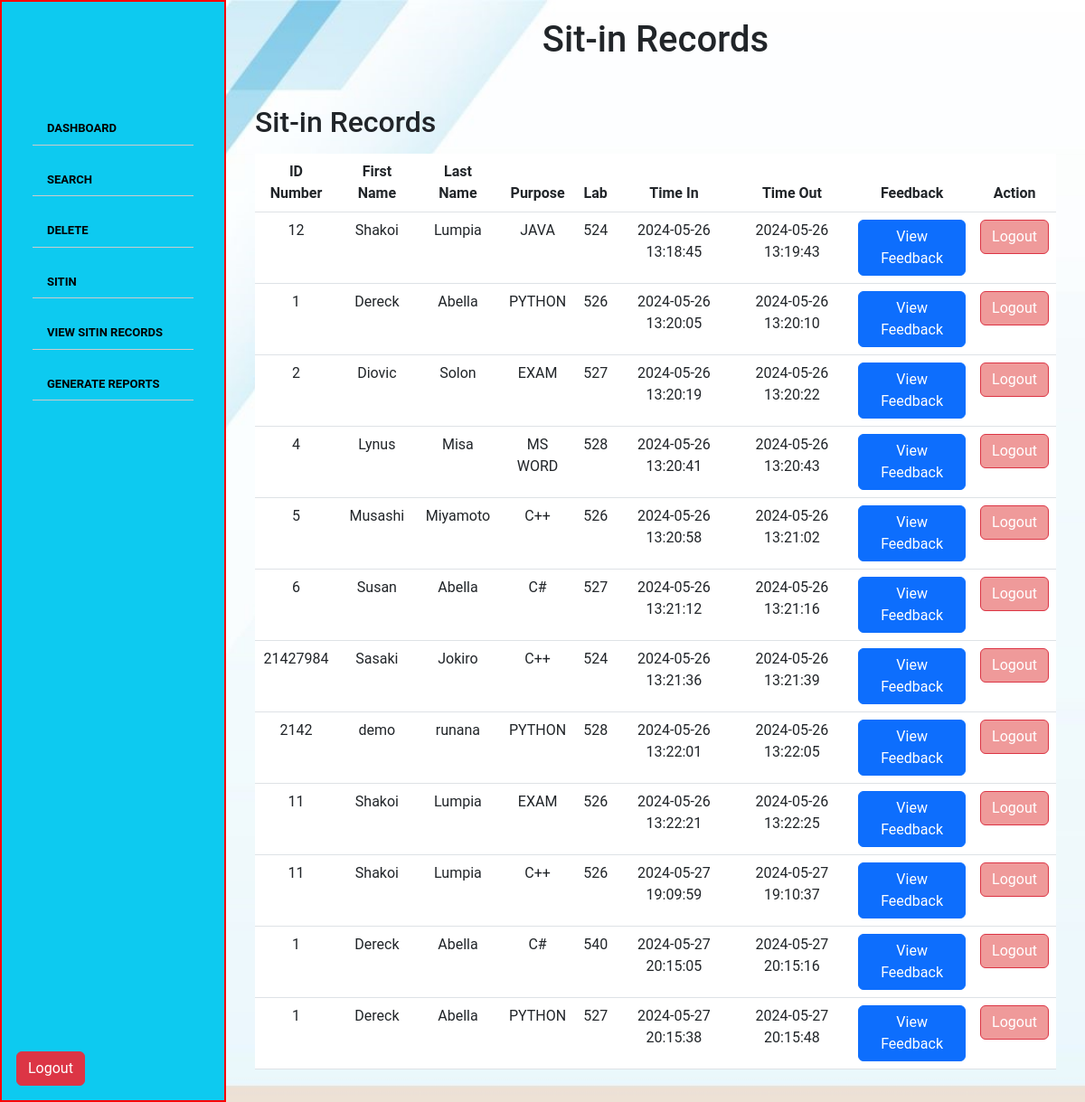
The app's page /view_sitin_records.php with its own data.
### tables this page shows
CREATE TABLE `sitin_records` (
  `sitin_id` int(11) NOT NULL,
  `id_number` int(11) NOT NULL,
  `purpose` varchar(50) NOT NULL,
  `lab_number` varchar(20) NOT NULL,
  `time_in` timestamp NOT NULL DEFAULT current_timestamp(),
  `time_out` timestamp NULL DEFAULT NULL
);

CREATE TABLE `registration` (
  `id_number` int(11) NOT NULL,
  `firstName` varchar(20) NOT NULL,
  `middleName` varchar(20) DEFAULT NULL,
  `lastName` varchar(20) NOT NULL,
  `age` int(11) NOT NULL CHECK (`age` >= 18),
  `gender` varchar(20) DEFAULT NULL CHECK (`gender` in ('male','female','other')),
  `yearLevel` int(11) NOT NULL,
  `contactNumber` varchar(20) DEFAULT NULL,
  `email` varchar(20) NOT NULL,
  `address` varchar(50) NOT NULL,
  `password` varchar(255) DEFAULT NULL,
  `profile_image` blob DEFAULT NULL,
  `remaining_sessions` int(11) NOT NULL DEFAULT 30,
  `is_approved` int(11) DEFAULT 0
);

### view_sitin_records.php (the view, shortened to what this page needs)
<?php
$hostname = "localhost";
$username = "root";
$password = "";
$database = "student_system";
$conn = new mysqli($hostname, $username, $password, $database);
$sql = "SELECT sitin_records.*, registration.firstName, registration.lastName FROM sitin_records INNER JOIN registration ON sitin_records.id_number = registration.id_number";
$result = $conn->query($sql);
?>
<!DOCTYPE html>
<html lang="en">
<head>
    <link href="https://cdn.jsdelivr.net/npm/bootstrap@5.3.0-alpha1/dist/css/bootstrap.min.css" rel="stylesheet">
</head>
<body>
<nav id="sidebar" class="bg-info">
    <div class="p-4">
        <ul class="nav flex-column">
            <li class="nav-item"><a class="nav-link" href="admin_dashboard.php">Dashboard</a></li>
            <li class="nav-item"><a class="nav-link" href="search_db.php">Search</a></li>
            <li class="nav-item"><a class="nav-link" href="delete_sitin.php">Delete</a></li>
            <li class="nav-item"><a class="nav-link" href="#">Sitin</a></li>
            <li class="nav-item"><a class="nav-link" href="view_sitin_records.php">View Sitin Records</a></li>
            <li class="nav-item"><a class="nav-link" href="generate_reports.php">Generate Reports</a></li>
        </ul>
    </div>
    <button id="logoutBtn" class="btn btn-danger mb-3 position-absolute bottom-0 start-0 m-3 ">Logout</button>
</nav>
<div id="content">
    <h1 class="text-center">Sit-in Records</h1>
    <div class="container mt-5">
        <h2 class="mb-3">Sit-in Records</h2>
        <table class="table">
            <thead>
                <tr class="text-center">
                    <th>ID Number</th>
                    <th>First Name</th>
                    <th>Last Name</th>
                    <th>Purpose</th>
                    <th>Lab</th>
                    <th>Time In</th>
                    <th>Time Out</th>
                    <th>Feedback</th>
                    <th>Action</th>
                </tr>
            </thead>
            <tbody>
                <?php
                if ($result->num_rows > 0) {
                    while ($row = $result->fetch_assoc()) {
                        echo "<tr class='text-center'>";
                        echo "<td>" . $row['id_number'] . "</td>";
                        echo "<td>" . $row['firstName'] . "</td>";
                        echo "<td>" . $row['lastName'] . "</td>";
                        echo "<td>" . $row['purpose'] . "</td>";
                        echo "<td>" . $row['lab_number'] . "</td>";
                        echo "<td>" . $row['time_in'] . "</td>";
                        echo "<td>" . ($row['time_out'] ? $row['time_out'] : 'Not logged out') . "</td>";
                        echo "<td><button class='view-feedback-btn btn btn-primary' data-feedback='" . $row['id_number'] . "'>View Feedback</button></td>";
                        echo "<td><button class='logout-btn btn btn-danger' data-record-id='" . $row['id_number'] . "'>Logout</button></td>";
                        echo "</tr>";
                    }
                } else {
                    echo "<tr><td colspan='7'>No records found</td></tr>";
                }
                ?>
            </tbody>
        </table>
    </div>
</div>
</body>
</html>

### view_sitin_records.php (style rules this page uses)
body { font-family: 'Roboto', sans-serif; background-image: url('bgimage.jpg'); background-size: cover; background-repeat: no-repeat; }
#sidebar { position: fixed; top: 0; left: 0; height: 100%; width: 250px; background-color: #f8f9fa; padding-top: 5rem; transition: all 0.3s; z-index: 9999; border: 2px solid red; }
#sidebar .nav-link { color: #000; transition: color 0.3s; width: 100%; border-bottom: 1px solid #ccc; cursor: pointer; }
#content { transition: all 0.3s; margin-left: 250px; padding: 20px; }
.nav-item { font-size: 13px; font-weight: bold; text-transform: UPPERCASE; padding: 10px; }
table { background-color: #e3f2fd; }
th { background-color: #90caf9; }
.logout-btn { background-color: #ef9a9a; }

### records on screen
sitin_records: id_number "12", id_number.firstName "Shakoi", id_number.lastName "Lumpia", purpose "JAVA", lab_number "524", time_in "2024-05-26 13:18:45", time_out "2024-05-26 13:19:43"
sitin_records: id_number "1", id_number.firstName "Dereck", id_number.lastName "Abella", purpose "PYTHON", lab_number "526", time_in "2024-05-26 13:20:05", time_out "2024-05-26 13:20:10"
sitin_records: id_number "2", id_number.firstName "Diovic", id_number.lastName "Solon", purpose "EXAM", lab_number "527", time_in "2024-05-26 13:20:19", time_out "2024-05-26 13:20:22"
sitin_records: id_number "4", id_number.firstName "Lynus", id_number.lastName "Misa", purpose "MS WORD", lab_number "528", time_in "2024-05-26 13:20:41", time_out "2024-05-26 13:20:43"
sitin_records: id_number "5", id_number.firstName "Musashi", id_number.lastName "Miyamoto", purpose "C++", lab_number "526", time_in "2024-05-26 13:20:58", time_out "2024-05-26 13:21:02"
sitin_records: id_number "6", id_number.firstName "Susan", id_number.lastName "Abella", purpose "C#", lab_number "527", time_in "2024-05-26 13:21:12", time_out "2024-05-26 13:21:16"
sitin_records: id_number "21427984", id_number.firstName "Sasaki", id_number.lastName "Jokiro", purpose "C++", lab_number "524", time_in "2024-05-26 13:21:36", time_out "2024-05-26 13:21:39"
sitin_records: id_number "2142", id_number.firstName "demo", id_number.lastName "runana", purpose "PYTHON", lab_number "528", time_in "2024-05-26 13:22:01", time_out "2024-05-26 13:22:05"
sitin_records: id_number "11", id_number.firstName "Shakoi", id_number.lastName "Lumpia", purpose "EXAM", lab_number "526", time_in "2024-05-26 13:22:21", time_out "2024-05-26 13:22:25"
sitin_records: id_number "11", id_number.firstName "Shakoi", id_number.lastName "Lumpia", purpose "C++", lab_number "526", time_in "2024-05-27 19:09:59", time_out "2024-05-27 19:10:37"
sitin_records: id_number "1", id_number.firstName "Dereck", id_number.lastName "Abella", purpose "C#", lab_number "540", time_in "2024-05-27 20:15:05", time_out "2024-05-27 20:15:16"
sitin_records: id_number "1", id_number.firstName "Dereck", id_number.lastName "Abella", purpose "PYTHON", lab_number "527", time_in "2024-05-27 20:15:38", time_out "2024-05-27 20:15:48"
